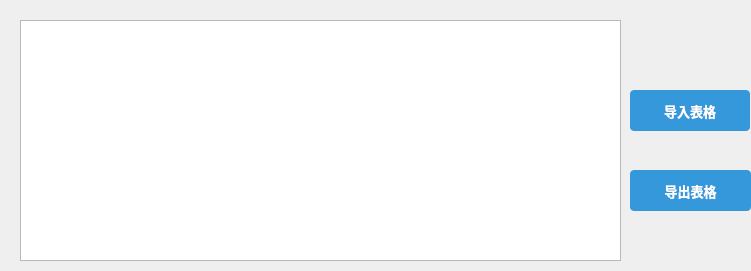
        <widget class="QWidget" name="scrollAreaWidgetContents">
         <property name="geometry">
          <rect>
           <x>0</x>
           <y>0</y>
           <width>751</width>
           <height>271</height>
          </rect>
         </property>
         <widget class="QPushButton" name="btnFromExcel">
          <property name="geometry">
           <rect>
            <x>630</x>
            <y>90</y>
            <width>120</width>
            <height>41</height>
           </rect>
          </property>
          <property name="styleSheet">
           <string notr="true">/* PushButton Styling */
QPushButton {
    background-color: #3498DB; /* Primary action blue */
    color: white;
    border: none;
    padding: 1px 2px;
    border-radius: 4px;
    font-size: 10pt;
    font-weight: bold;
    min-width: 80px; /* Ensure buttons have a decent minimum width */
}

QPushButton:hover {
    background-color: #2980B9; /* Darker shade on hover */
}

QPushButton:pressed {
    background-color: #1F618D; /* Even darker when pressed */
}

QPushButton:disabled {
    background-color: #AAB7B8;
    color: #E5E7E9;
}

/* Specific button types (e.g., secondary or caution) could be styled with object names */
QPushButton#secondaryButton {
    background-color: #EAECEE;
    color: #34495E;
    border: 1px solid #BDC3C7;
}

QPushButton#secondaryButton:hover {
    background-color: #D5D8DC;
}

QPushButton#secondaryButton:pressed {
    background-color: #ABB2B9;
}
</string>
          </property>
          <property name="text">
           <string>导入表格</string>
          </property>
         </widget>
         <widget class="QPushButton" name="btnToExcel">
          <property name="geometry">
           <rect>
            <x>630</x>
            <y>170</y>
            <width>121</width>
            <height>41</height>
           </rect>
          </property>
          <property name="styleSheet">
           <string notr="true">/* PushButton Styling */
QPushButton {
    background-color: #3498DB; /* Primary action blue */
    color: white;
    border: none;
    padding: 1px 2px;
    border-radius: 4px;
    font-size: 10pt;
    font-weight: bold;
    min-width: 80px; /* Ensure buttons have a decent minimum width */
}

QPushButton:hover {
    background-color: #2980B9; /* Darker shade on hover */
}

QPushButton:pressed {
    background-color: #1F618D; /* Even darker when pressed */
}

QPushButton:disabled {
    background-color: #AAB7B8;
    color: #E5E7E9;
}

/* Specific button types (e.g., secondary or caution) could be styled with object names */
QPushButton#secondaryButton {
    background-color: #EAECEE;
    color: #34495E;
    border: 1px solid #BDC3C7;
}

QPushButton#secondaryButton:hover {
    background-color: #D5D8DC;
}

QPushButton#secondaryButton:pressed {
    background-color: #ABB2B9;
}
</string>
          </property>
          <property name="text">
           <string>导出表格</string>
          </property>
         </widget>
         <widget class="QTableView" name="tableView">
          <property name="geometry">
           <rect>
            <x>20</x>
            <y>20</y>
            <width>601</width>
            <height>241</height>
           </rect>
          </property>
         </widget>
        </widget>
